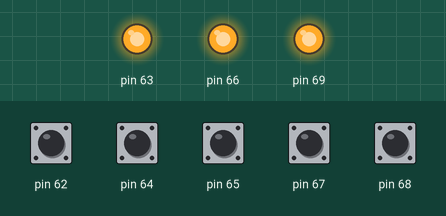
Simulated run of this sketch. Board: Arduino Mega 2560, built with avr-gcc and run on an emulated ATmega2560. Shown: output pins drawn as LEDs (lit = HIGH). Inputs (shaded band) come from the test bench; at power-on: pin 62, pin 64, pin 65, pin 67, pin 68 HIGH.

Above: at 1.2 s.
1.3 s: pin 62 pulled LOW for 0.15 s
At 1.37 s:
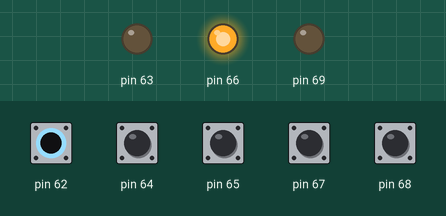
2.9 s: pin 64 pulled LOW for 0.15 s
At 2.97 s:
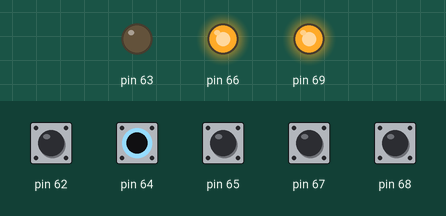
4.5 s: pin 65 pulled LOW for 0.15 s
At 4.57 s:
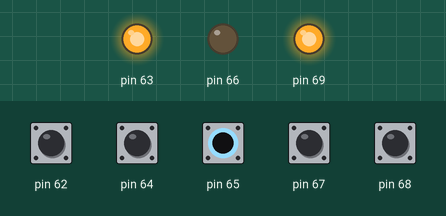
6.1 s: pin 68 pulled LOW for 0.15 s
At 6.17 s:
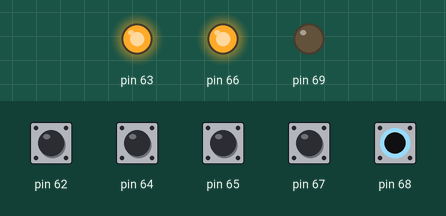
7.7 s: pin 62 driven LOW and pin 65 driven LOW
At 8.9 s:
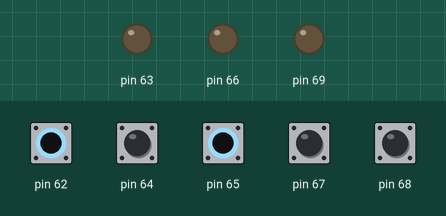
9.2 s: pin 64 pulled LOW for 1 s
At 10.0 s:
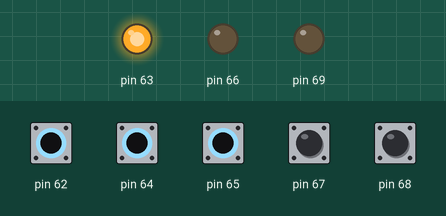
Timing chart, 0 to 12.2 s (numbered marks = the images above; inputs shaded):
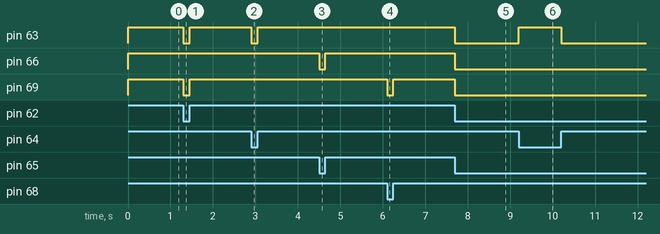

Measured:
- after the input at 1.3 s, pin 63, pin 69: HIGH → LOW at once, → HIGH 0.15 s later
- after the input at 2.9 s, pin 63: HIGH → LOW at once, → HIGH 0.15 s later
- after the input at 4.5 s, pin 66: HIGH → LOW at once, → HIGH 0.15 s later
- after the input at 6.1 s, pin 69: HIGH → LOW at once, → HIGH 0.15 s later
- after the input at 7.7 s, pin 63, pin 66, pin 69: HIGH → LOW at once
- after the input at 9.2 s, pin 63: LOW → HIGH at once, → LOW 1.0 s later

The sketch:

Q18.ino
```cpp
void setup()
{
  DDRK = 0b10010010;
  PORTK = 0b01101101;
}
void loop()
{
  unsigned int sw = ~PINK & 0b01101101;
  PORTK = ~(((sw << 1) ^ ((sw >> 1) | ((sw & 0x01) << 7))) & 0b10010010);
}
```
